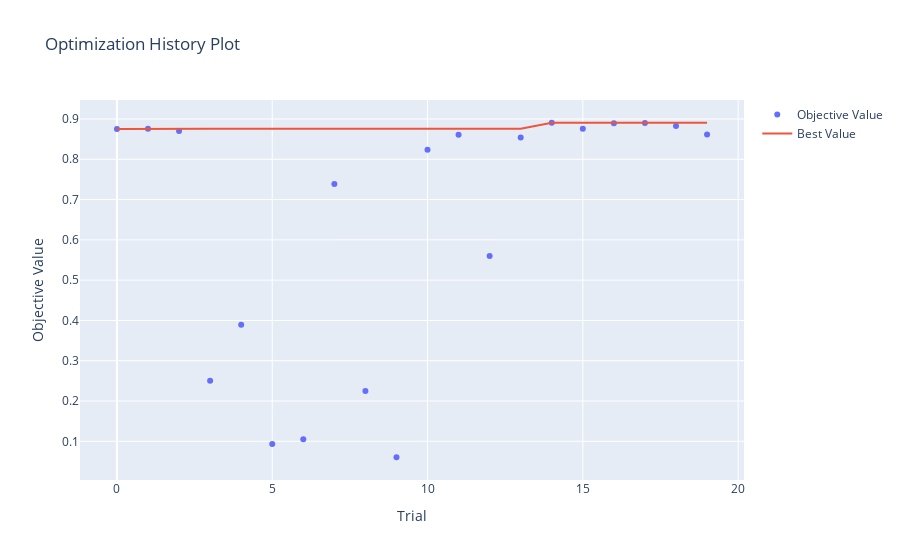

The cell this chart's notebook holds for it:
### Code cell
optuna.visualization.plot_optimization_history(study)

### Figure 1 — Plotly figure (JSON) as saved in the notebook; plotly's stock layout.template omitted (floating-point values rounded to 4 significant figures)
{"data": [{"mode": "markers", "name": "Objective Value", "type": "scatter", "x": [0, 1, 2, 3, 4, 5, 6, 7, 8, 9, 10, 11, 12, 13, 14, 15, 16, 17, 18, 19], "y": [0.8751, 0.8759, 0.87, 0.2502, 0.3895, 0.09313, 0.1048, 0.7387, 0.2249, 0.06043, 0.8237, 0.8609, 0.56, 0.8543, 0.8907, 0.8761, 0.8897, 0.8902, 0.8828, 0.8614]}, {"mode": "lines", "name": "Best Value", "type": "scatter", "x": [0, 1, 2, 3, 4, 5, 6, 7, 8, 9, 10, 11, 12, 13, 14, 15, 16, 17, 18, 19], "y": [0.8751, 0.8759, 0.8759, 0.8759, 0.8759, 0.8759, 0.8759, 0.8759, 0.8759, 0.8759, 0.8759, 0.8759, 0.8759, 0.8759, 0.8907, 0.8907, 0.8907, 0.8907, 0.8907, 0.8907]}, {"marker": {"color": "#cccccc"}, "mode": "markers", "name": "Infeasible Trial", "showlegend": false, "type": "scatter", "x": [], "y": []}], "layout": {"title": {"text": "Optimization History Plot"}, "xaxis": {"title": {"text": "Trial"}}, "yaxis": {"title": {"text": "Objective Value"}}}}
